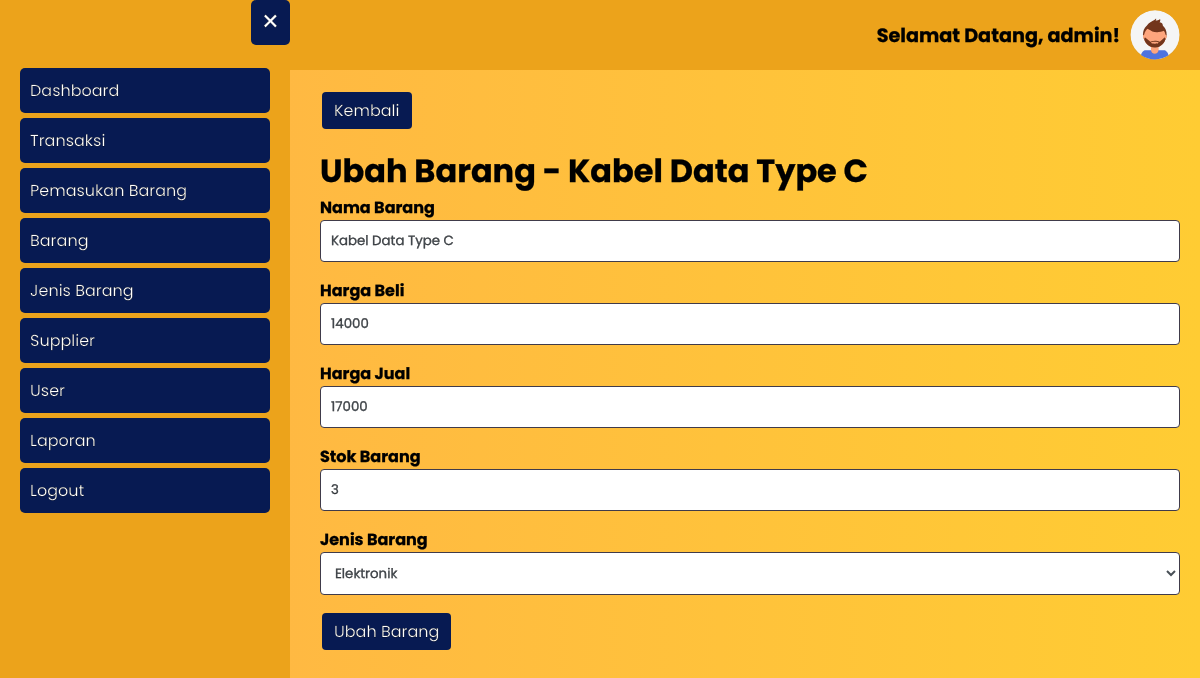
The page /barang/ubah_barang.php?id_barang=3 (signed in) on the database its author committed.
### tables this page shows
CREATE TABLE `user` (
  `id_user` int(11) NOT NULL,
  `username` varchar(20) NOT NULL,
  `password` varchar(300) NOT NULL,
  `hak_akses` enum('administrator','operator') NOT NULL,
  `nama_lengkap` varchar(50) NOT NULL,
  `no_telp_user` varchar(20) NOT NULL
);

CREATE TABLE `barang` (
  `id_barang` int(11) NOT NULL,
  `nama_barang` varchar(50) NOT NULL,
  `harga_beli` int(11) NOT NULL,
  `harga_jual` int(11) NOT NULL,
  `stok_barang` int(11) NOT NULL,
  `id_jenis_barang` int(11) NOT NULL
);

CREATE TABLE `jenis_barang` (
  `id_jenis_barang` int(11) NOT NULL,
  `jenis_barang` varchar(50) NOT NULL
);

### barang/ubah_barang.php (the view, shortened to what this page needs)
<?php
require_once '../koneksi.php';
$id_user = htmlspecialchars($_SESSION['id_user']);
$data_profile = mysqli_fetch_assoc(mysqli_query($koneksi, "SELECT * FROM user WHERE id_user = '$id_user'"));
$id_barang = htmlspecialchars($_GET['id_barang']);
$data_barang = mysqli_fetch_assoc(mysqli_query($koneksi, "SELECT * FROM barang INNER JOIN jenis_barang ON barang.id_jenis_barang = jenis_barang.id_jenis_barang WHERE id_barang = '$id_barang'"));
?>
<html>
<head>
	<?php include_once '../include/head.php'; ?>
</head>
<body class="bg-gradient">
    <?php include_once '../include/topbar.php' ?>
	<?php include_once '../include/sidebar.php'; ?>
	<div class="main-content">
		<a href="<?= BASE_URL; ?>jenis_barang/jenis_barang.php" class="btn">Kembali</a>
		<div class="my">
			<h1>Ubah Barang - <?= $data_barang['nama_barang']; ?></h1>
			<form method="post">
				<div class="form-group">
					<label for="nama_barang">Nama Barang</label>
					<input type="text" name="nama_barang" id="nama_barang" class="form-input" value="<?= $data_barang['nama_barang']; ?>" required>
				</div>
				<div class="form-group">
					<label for="harga_beli">Harga Beli</label>
					<input type="number" name="harga_beli" id="harga_beli" class="form-input" value="<?= $data_barang['harga_beli']; ?>" required>
				</div>
				<div class="form-group">
					<label for="harga_jual">Harga Jual</label>
					<input type="number" name="harga_jual" id="harga_jual" class="form-input" value="<?= $data_barang['harga_jual']; ?>" required>
				</div>
				<div class="form-group">
					<label for="stok_barang">Stok Barang</label>
					<input type="number" name="stok_barang" id="stok_barang" class="form-input" value="<?= $data_barang['stok_barang']; ?>" required>
				</div>
				<div class="form-group">
					<label for="id_jenis_barang">Jenis Barang</label>
					<select name="id_jenis_barang" id="id_jenis_barang" class="form-input">
						<option value="<?= $data_barang['id_jenis_barang']; ?>"><?= $data_barang['jenis_barang']; ?></option>
					</select>
				</div>
				<div class="form-group">
					<button type="submit" name="btnUbahBarang" class="btn">Ubah Barang</button>
				</div>
			</form>
		</div>
	</div>
</body>
</html>

### include/topbar.php
<button class="open-btn">&#9776;</button>
<div class="topbar">
	<h1>Selamat Datang, <?= $data_profile['username']; ?>!</h1>
	<a href="<?= BASE_URL; ?>user/profile.php">
		<img src="<?= BASE_URL; ?>assets/img/profile_pic.svg" alt="Profile Picture">
	</a>
</div>

### assets/style.css (style rules this page uses)
* { font-family: 'Poppins', sans-serif; -webkit-text-stroke-width: .25px; -webkit-text-stroke-color: black; }
body { margin: 0; padding: 0; }
.bg-gradient { background: rgb(255,179,71); background: linear-gradient(90deg, rgba(255,179,71,1) 0%, rgba(255,204,51,1) 100%); }
.form-group { margin-bottom: 1rem; font-weight: bold; }
.form-input { width: 100%; display: block; color: #495057; background-color: #fff; border: 1px solid #403B4A; border-radius: 0.25rem; padding: 10px; }
.my { margin: 1rem 0; }
.main-content { margin-left: 300px; padding: 20px; transition: all 0.3s ease-in-out; }
.main-content h1 { padding: 0; margin: 0; }
.open-btn { position: absolute; left: 10px; top: 10px; font-size: 30px; padding: 0 10px; cursor: pointer; border-radius: 5px; background: #071a52; border: none; color: white; }
.topbar { display: flex; justify-content: flex-end; align-items: center; background-color: #eca31b; padding: 10px 20px; }
.topbar img { height: 50px; width: 50px; border-radius: 50%; margin-left: 10px; margin-right: 0; }
.topbar h1 { font-size: 1.2em; margin: 0; }
.btn { margin: 2px; display: inline-block; font-size: 1rem; color: black; text-align: center; border: 1px solid black; padding: 0.375rem 0.75rem; border-radius: 0.25rem; text-decoration: none; cursor: pointer; background: #071a52; border: none; color: white; }

### rows shown on the page
user: username "admin"
barang: nama_barang "Kabel Data Type C", harga_beli "14000", harga_jual "17000", stok_barang "3", id_jenis_barang "Elektronik"
